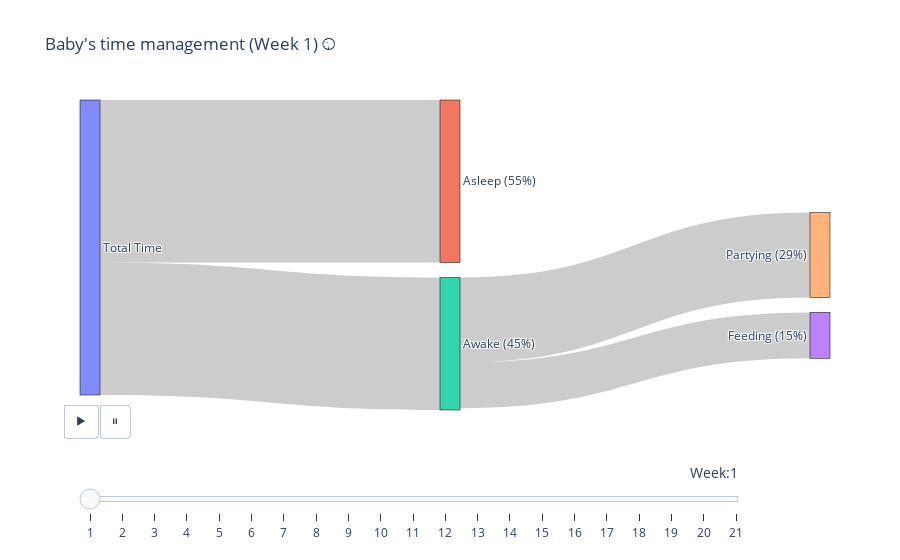

Write notebook code for a chart like this one.
### Code cell
fig = go.Figure(data=createFrame(1)['data'],
layout=go.Layout(
  title=f'Baby\'s time management (Week 1) 🕥',
  updatemenus=[dict(
            type="buttons",
            buttons=[dict(label="▶",
                          method="animate",
                          args=[None, {"frame": {"duration": 600, "redraw": True},
                                "fromcurrent": True, "transition": {"duration": 0,
                                                                    "easing": "quadratic-in-out"}}]),
                    dict(label="⏸",
                          method="animate",
                          args=[[None], {"frame": {"duration": 0, "redraw": False},
                                "mode": "immediate", "transition": {"duration": 0}}])],
            direction= "left",
        pad= {"r": 10, "t": 87},
        showactive= False,
        x= 0.08,
        xanchor="right",
        y= 0.3,
        yanchor= "top")],
  sliders=[dict(
      active=0,
      yanchor='top',
      xanchor='left',
      x= 0,
      y= 0,
      currentvalue= {
        "font": {"size": 14},
        "prefix": "Week:",
        "visible": True,
        "xanchor": "right"
    },
      transition= {"duration": 300, "easing": "cubic-in-out"},
      pad= {"b": 10, "t": 50},
      len= 0.9,
      steps = slider_steps
  )]
),
frames=frames
)
fig.show()

### Figure 1 — Plotly figure (JSON) as saved in the notebook; plotly's stock layout.template omitted (floating-point values rounded to 4 significant figures)
{"data": [{"arrangement": "snap", "link": {"source": [0, 0, 2, 2], "target": [1, 2, 3, 4], "value": [92, 75, 26, 48]}, "node": {"align": "left", "label": ["Total Time", "Asleep (55%)", "Awake (45%)", "Feeding (15%)", "Partying (29%)"], "line": {"color": "black", "width": 0.5}, "pad": 15, "thickness": 20, "x": [0, 0.5, 0.5, 1, 1], "y": [0.2, 0.2, 0.5, 0.5, 0.5]}, "type": "sankey"}], "layout": {"sliders": [{"active": 0, "currentvalue": {"font": {"size": 14}, "prefix": "Week:", "visible": true, "xanchor": "right"}, "len": 0.9, "pad": {"b": 10, "t": 50}, "steps": [{"args": [[1], {"frame": {"duration": 300, "redraw": true}, "mode": "immediate", "transition": {"duration": 300}}], "label": "1", "method": "animate"}, {"args": [[2], {"frame": {"duration": 300, "redraw": true}, "mode": "immediate", "transition": {"duration": 300}}], "label": "2", "method": "animate"}, {"args": [[3], {"frame": {"duration": 300, "redraw": true}, "mode": "immediate", "transition": {"duration": 300}}], "label": "3", "method": "animate"}, {"args": [[4], {"frame": {"duration": 300, "redraw": true}, "mode": "immediate", "transition": {"duration": 300}}], "label": "4", "method": "animate"}, {"args": [[5], {"frame": {"duration": 300, "redraw": true}, "mode": "immediate", "transition": {"duration": 300}}], "label": "5", "method": "animate"}, {"args": [[6], {"frame": {"duration": 300, "redraw": true}, "mode": "immediate", "transition": {"duration": 300}}], "label": "6", "method": "animate"}, {"args": [[7], {"frame": {"duration": 300, "redraw": true}, "mode": "immediate", "transition": {"duration": 300}}], "label": "7", "method": "animate"}, {"args": [[8], {"frame": {"duration": 300, "redraw": true}, "mode": "immediate", "transition": {"duration": 300}}], "label": "8", "method": "animate"}, {"args": [[9], {"frame": {"duration": 300, "redraw": true}, "mode": "immediate", "transition": {"duration": 300}}], "label": "9", "method": "animate"}, {"args": [[10], {"frame": {"duration": 300, "redraw": true}, "mode": "immediate", "transition": {"duration": 300}}], "label": "10", "method": "animate"}, {"args": [[11], {"frame": {"duration": 300, "redraw": true}, "mode": "immediate", "transition": {"duration": 300}}], "label": "11", "method": "animate"}, {"args": [[12], {"frame": {"duration": 300, "redraw": true}, "mode": "immediate", "transition": {"duration": 300}}], "label": "12", "method": "animate"}, {"args": [[13], {"frame": {"duration": 300, "redraw": true}, "mode": "immediate", "transition": {"duration": 300}}], "label": "13", "method": "animate"}, {"args": [[14], {"frame": {"duration": 300, "redraw": true}, "mode": "immediate", "transition": {"duration": 300}}], "label": "14", "method": "animate"}, {"args": [[15], {"frame": {"duration": 300, "redraw": true}, "mode": "immediate", "transition": {"duration": 300}}], "label": "15", "method": "animate"}, {"args": [[16], {"frame": {"duration": 300, "redraw": true}, "mode": "immediate", "transition": {"duration": 300}}], "label": "16", "method": "animate"}, {"args": [[17], {"frame": {"duration": 300, "redraw": true}, "mode": "immediate", "transition": {"duration": 300}}], "label": "17", "method": "animate"}, {"args": [[18], {"frame": {"duration": 300, "redraw": true}, "mode": "immediate", "transition": {"duration": 300}}], "label": "18", "method": "animate"}, {"args": [[19], {"frame": {"duration": 300, "redraw": true}, "mode": "immediate", "transition": {"duration": 300}}], "label": "19", "method": "animate"}, {"args": [[20], {"frame": {"duration": 300, "redraw": true}, "mode": "immediate", "transition": {"duration": 300}}], "label": "20", "method": "animate"}, {"args": [[21], {"frame": {"duration": 300, "redraw": true}, "mode": "immediate", "transition": {"duration": 300}}], "label": "21", "method": "animate"}], "transition": {"duration": 300, "easing": "cubic-in-out"}, "x": 0, "xanchor": "left", "y": 0, "yanchor": "top"}], "title": {"text": "Baby's time management (Week 1) 🕥"}, "updatemenus": [{"buttons": [{"args": [null, {"frame": {"duration": 600, "redraw": true}, "fromcurrent": true, "transition": {"duration": 0, "easing": "quadratic-in-out"}}], "label": "▶", "method": "animate"}, {"args": [[null], {"frame": {"duration": 0, "redraw": false}, "mode": "immediate", "transition": {"duration": 0}}], "label": "⏸", "method": "animate"}], "direction": "left", "pad": {"r": 10, "t": 87}, "showactive": false, "type": "buttons", "x": 0.08, "xanchor": "right", "y": 0.3, "yanchor": "top"}]}}
